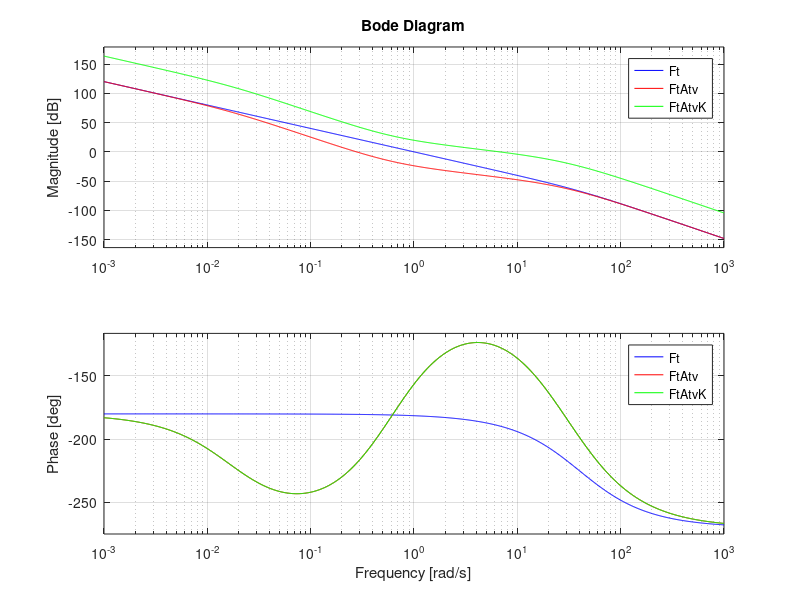
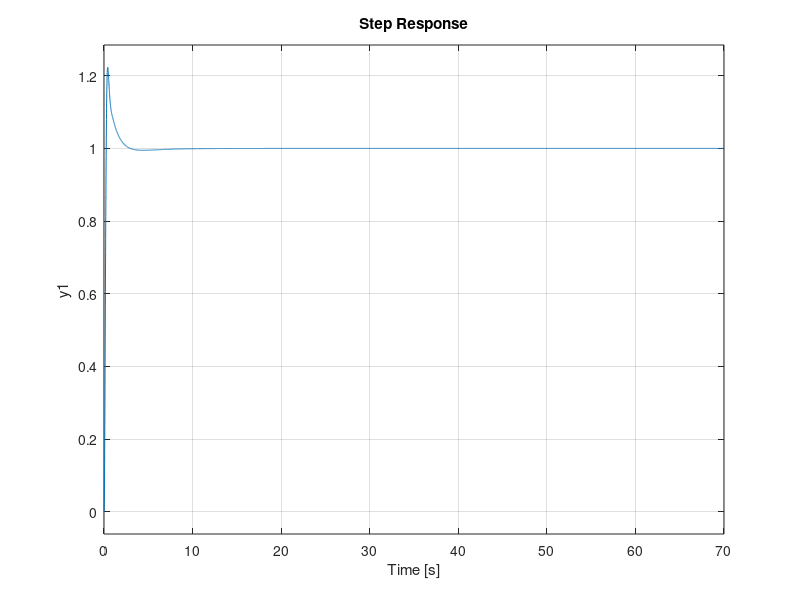

MATLAB code to generate these figures, in order: (Note: this script raises an error after producing the figures.)
function Proj1
%%
%   Sintaxe:
%
%   
%
%   Observações:
%
%   
%   
%
%   Exemplo:
%
%   
%   Dependências:
%
%  
%
%
%   Desenvolvida por: 
%   Data: 
%   Última modificação:


%% Definiçao Variaveis 

num = [40];
den = [1 40 0 0];
S = 15;
Ts = 2;

%Funçao 
Ft = tf(num,den);

%Zeta
zeta = sqrt((log(S/100)^2)/((pi^2)+(log(S/100)^2)));

%Margem de fase
mf = atan((2*zeta)/(sqrt((-2*zeta^2)+(sqrt(1+(4*zeta^4))))));
mf = mf*180/pi; %conversao rad/grau

%Banda Passante(por T resposta transitoria)
Wbw = 4/(Ts*zeta);
Wbw = Wbw*sqrt((1-(2*zeta^2))+sqrt(4*zeta^4-(4*zeta^2)+2));

%Banda Passante(por tempo de pico)
% Wbw = pi/(Tp*sqrt(1-zeta^2));
% Wbw = Wbw*sqrt((1-(2*zeta^2))+sqrt(4*zeta^4-(4*zeta^2)+2)); 

 
    
%% Avanço de Fase

%Frequencia MalhaFechada
Wmf=0.8*Wbw;  
[Mag,Fase] = bode(Ft,Wmf);

angmax = mf - (180 + Fase)+ 8 ;
angmax = angmax*pi/180;

%Beta
beta=(1-sin(angmax))/(1+sin(angmax));  

%Gama
gama=1/beta;   

%Tav 
Tav=sqrt(beta)*Wmf;

%Definição Compensador de Avanço de fase
numAv=[1 Tav];
denAv=[1 gama*Tav];
CompAv=tf(gama*numAv,denAv);  %MUDEI AQUI O 1/B

%% Atraso de Fase
Tat=0.1*Wmf;
numAt=[1 Tat];                      %Sa merda ta instavel ou ta errado 
denAt=[1 Tat/gama];
CompAt=tf(beta*numAt,denAt);

%% Avanço e Atraso de fase
Wmf=0.75*Wbw; 
angmax = mf - (180 + Fase)+ 12 ;       %CHORINHO DIFERENCIADO PRA CABER
angmax = angmax*pi/180;
%Beta
beta=(1-sin(angmax))/(1+sin(angmax));  
%Gama
gama=1/beta;   
%Tav 
Tav=sqrt(beta)*Wmf;

%Definição do compensador de avanço de fase
numGav = [1 Tav];
denGav = [1 gama*Tav];
Gav = tf(numGav,denGav);

%Definição do compensador de atraso de fase
numGat = [1 Tav];
denGat = [1 Tav/gama];
Gat = tf(numGat,denGat);

%% Funçoes

%Ft com Avanço de fase
FtAv = (Ft*CompAv);
%Ft com Avanço de fase e ajuste de ganho
FtAvK = (Ft*CompAv*5.62);

%Ft com Atraso de fase
FtAt = (Ft*CompAt);
%Ft com Atraso de fase e ajuste de ganho
FtAtK = (Ft*CompAt*0.00013);

%Ft com Atraso e Avanço de fase
FtAtv = (Ft*Gat*Gav);
%Ft com Atraso e Avanço de fase e ajuste de ganho
FtAtvK = (Ft*Gat*Gav*151.35);

%% Resposta no tempo
%Ft principal
FtMf = Ft/(1+Ft);

%Ft Avanço
FtAvMf = FtAv/(1 + FtAv);
FtAvMfK = FtAvK/(1 + FtAvK);

%Ft Atraso
FtAtMf = FtAt/(1 + FtAt);
FtAtMfK = FtAtK/(1 + FtAtK);

%Ft Atraso e Avanço
FtAtvMf = FtAtv/(1 + FtAtv);
FtAtvMfK = FtAtvK/(1 + FtAtvK);

%% Plot Graficos

%% Ajuste de Ganho K (ERRADO)
% for i = 1:60
%     if Fase1(i) == (round(mf,2) - 180)
%     K = Mag1(i);   
%     end
% end  
%%   Testes
figure(1)
bode(Ft,'b',FtAtv,'r',FtAtvK,'g')
figure(2)
step(FtAtvMfK)
% stepinfo(FtAtvMf)
stepinfo(FtAtvMfK)


figure(3)
margin(FtAtvK)
% figure(4)
% margin(FtAtvK)
%bode(Ft,'b',FtAt,'r')
%step(Ft,'b',FtAtMf,'r')
%stepinfo(Ft,FtAtMf)

% figure(1)
% bode(Ft,'b',Ft*5069,'r')

 
% 
%  TfMf = (FtAv*64.56);
%  TfMf2 = (TfMf)/(1+TfMf);
%  step(TfMf2)


